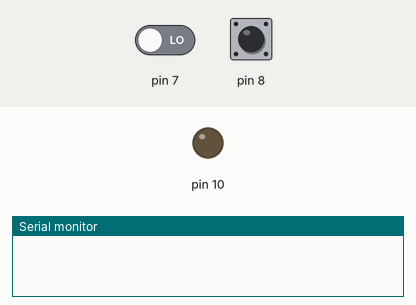
Recording of a sketch running on a simulated Arduino Uno, built with avr-gcc and run on an emulated ATmega328P. On the bench: output pins drawn as LEDs (lit = HIGH), the last lines printed to the serial monitor. The inputs (shaded band) are chosen by the test bench; at power-on: pin 7 LOW, pin 8 HIGH.

Above: at 1.2 s.
1.3 s: pin 7 driven HIGH
2.8 s: pin 8 pulsed LOW 5 times (0.12 s each, 0.3 s apart)
At 5.4 s:
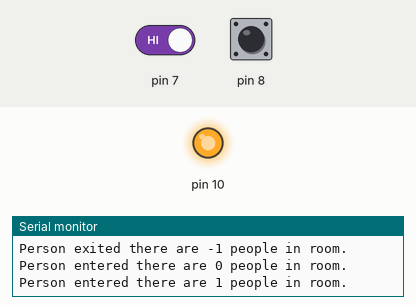
Timing chart, 0 to 6.9 s (numbered marks = the images above; inputs shaded):
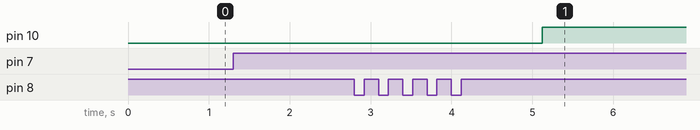

Measured:
- after the input at 2.8 s, pin 10: LOW → HIGH after 2.3 s

The sketch:

IRObstacleSensor.ino
```cpp
String in, out;
int total = 0;

void setup() {
  pinMode(8, INPUT);
  pinMode(7, INPUT);
  pinMode(10, OUTPUT);
  digitalWrite(10, LOW);
  digitalWrite(LED_BUILTIN, LOW);
  Serial.begin(9600);
}

void show() {
  Serial.print(total);
    Serial.println(" people in room.");
}
void loop()
{
   if(total > 0)
  {
    digitalWrite(10, HIGH);
  }
  else
  {
    digitalWrite(10, LOW);
  }
  if ((digitalRead(7) == HIGH) && (digitalRead(8) == LOW))
  {
    while (digitalRead(8) == LOW)
    {
    }
    digitalWrite(LED_BUILTIN, HIGH);
    Serial.print("Person entered there are ");

    total++;
    show();

    delay(1000);
    digitalWrite(LED_BUILTIN, LOW);
  }
  else if ((digitalRead(8) == HIGH) && (digitalRead(7) == LOW))
  {
    while (digitalRead(7) == LOW)
    {
    }
    digitalWrite(LED_BUILTIN, HIGH);
    Serial.print("Person exited there are ");

    total--;
    show();

    delay(1000);
    digitalWrite(LED_BUILTIN, LOW);
  }
}
```
